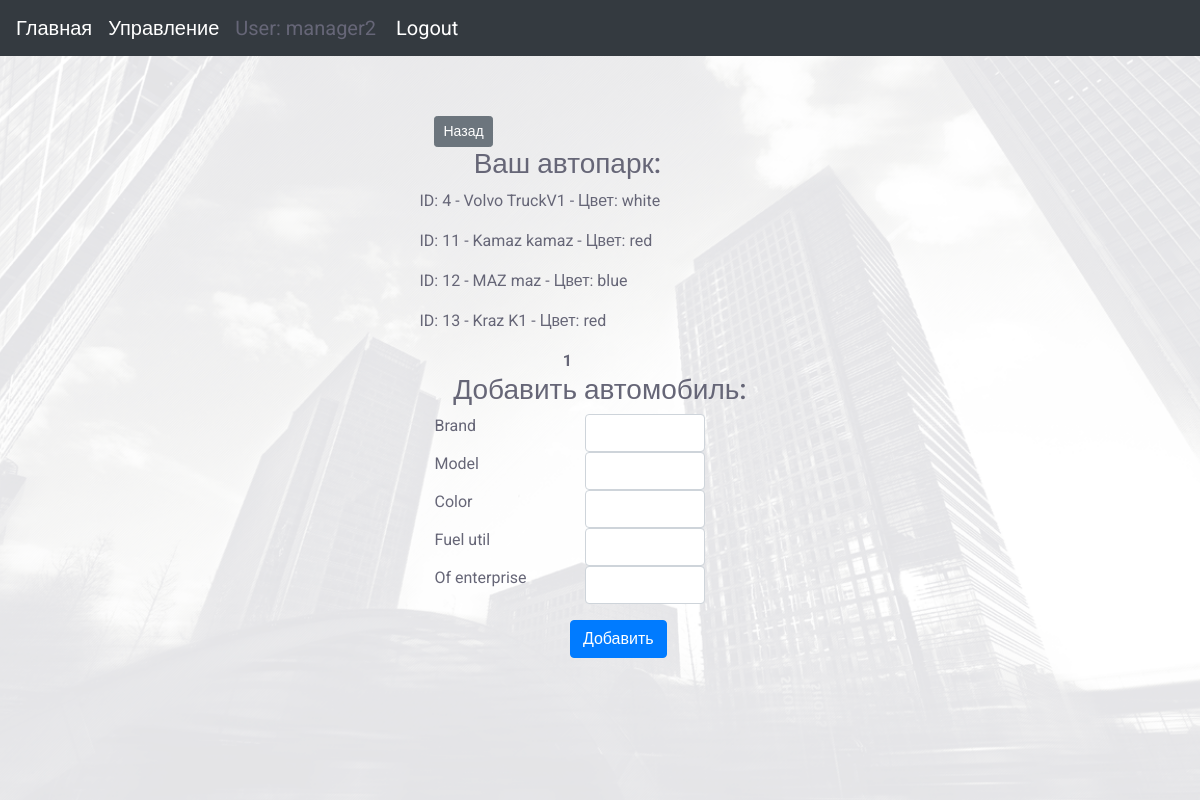
/api/cars/ (signed in), run on the app's committed database.
### carcompany_app/models.py (models this page shows, shortened)
class Car(models.Model):
    brand = models.CharField(max_length=32)
    model = models.CharField(max_length=32)
    color = models.CharField(max_length=16)
    fuel_util = models.CharField(max_length=5)
    date_assembly = models.DateField(auto_now_add=True)
    of_enterprise = models.ForeignKey('Enterprise', on_delete=models.SET_NULL, null=True)

### carcompany_app/api/views.py (the view, shortened to what this page needs)
class CarView(LoginRequiredMixin, ListCreateAPIView):
    serializer_class = CarSerializer
    pagination_class = LimitOffsetPagination
    renderer_classes = [TemplateHTMLRenderer]
    template_name = 'UIcars.html'
    def get_queryset(self):
        user_name = self.request.user.username
        list_car = Car.objects.all()
        if user_name != 'admin':
            enterprise = Enterprise.objects.get(manager__username__contains=user_name)
            list_car = Car.objects.filter(of_enterprise=enterprise)
        return list_car
    queryset = get_queryset
    def get(self, request):
        queryset = self.get_queryset()
        serializer = CarSerializer(queryset, many=True)
        paginator = Paginator(queryset, 8)
        page = request.GET.get('page')
        """
        if page is not None:
            serializer = CarSerializer(page, many=True) # сериализуем данные page
            result = self.get_paginated_response(serializer.data)
            return Response(locals())
        """
        try:
            cars = paginator.page(page)
        except PageNotAnInteger:
            cars = paginator.page(1)
        except EmptyPage:
            cars = paginator.page(paginator.num_pages)
        return Response({'result': cars})
    raise_exception = True

### templates/UIcars.html (shortened to what this page needs)
{% extends "base_generic.html" %}
{% block content %}
            <div class="general-container">
                    <div class="col-md-12 text-left">
                        <div class="col-md-10">
                            <div class="col-md-4">
                                <a href="/" class="btn btn-secondary btn-sm" role="button" aria-pressed="true"> Назад</a>
                            </div>
                            <div class="col-md-12 text-center">
                                <h3>Ваш автопарк:</h3>
                            </div>
                        </div>
                        {% for item in result %}
                            <div class="col-md-10">
                                <p>ID: {{ item.id }} - {{ item.brand }} {{ item.model }} - Цвет: {{ item.color }}  </p>
                            </div>
                        {% endfor %}
                        <div class="col-md-10 text-center">
                            {% for num in result.paginator.page_range %}
                                {% if num == result.number %}
                                    <span class="current"><b>{{ num }}</b></span>
                                {% else %}
                                    <a href="?page={{ num }}"> {{ num }}</a>
                                {% endif %}
                            {% endfor %}
                        </div>
                        <div class="col-md-12">
                           <div class="col-md-12 text-center">
                                <h3>Добавить автомобиль:</h3>
                           </div>
                           <div class="col-md-10">
                                <form  action="" method="post"  class="form-horizontal" novalidate="">{% csrf_token %}
                                  <fieldset>
                                        <div class="row">
                                            <div class="col-sm-6">
                                              Brand
                                            </div>
                                            <div class="col-sm-6 ">
                                                <input name="brand" class="form-control" type="text" value="">
                                            </div>
                                        </div>
                                        <div class="row">
                                            <div class="col-sm-6">
                                              Model
                                            </div>
                                            <div class="col-sm-6 ">
                                                <input name="model" class="form-control" type="text" value="">
                                            </div>
                                        </div>
                                        <div class="row">
                                            <div class="col-sm-6">
                                              Color
                                            </div>
                                            <div class="col-sm-6 ">
                                                <input name="color" class="form-control" type="text" value="">
                                            </div>
                                        </div>
                                        <div class="row">
                                            <label class="col-sm-6">
                                              Fuel util
                                            </label>
                                            <div class="col-sm-6 ">
                                                <input name="fuel_util" class="form-control" type="text" value="">
                                            </div>
                                        </div>
                                        <div class="row">
                                            <div class="col-sm-6">
                                                Of enterprise
                                            </div>
                                            <div class="col-sm-6 ">
                                                <input name="of_enterprise" class="form-control" type="text" value="">
                                            </div>
                                        </div>
                                        <div class="row offset-6">
                                            <button class="btn btn-primary js-tooltip" title="" data-original-title="">Добавить</button>
                                        </div>
                                  </fieldset>
                                </form>
                           </div>
                        </div>
                    </div>
            </div>
{% endblock %}

### templates/base_generic.html (shortened to what this page needs)
<!DOCTYPE html>
<html lang="en">
    <head>
        <link rel="stylesheet" href="https://maxcdn.bootstrapcdn.com/bootstrap/4.0.0/css/bootstrap.min.css">
        <link rel="stylesheet" type="text/css" href="/static/css/styles.css">
    </head>
    {% load rest_framework %}
    <body>
        <div class="general-container ">
                            <nav class="navbar navbar-expand-sm bg-dark navbar-dark">
                                 <a class="navbar-brand" href="/">Главная</a>
                                 <div class="collapse navbar-collapse" id="collapsibleNavbar">
                                    <ul class="navbar-nav">
                                       <li class="nav-item">
                                          <a class="navbar-brand" href="/admin/">Управление</a>
                                       </li>
                                       <li class="nav-item ">
                                            {% if user.is_authenticated %}
                                                <a class="navbar-brand"> User: {{ user.get_username }} </a>
                                                <a class="navbar-brand" href="{% url 'logout'%}?next={{request.path}}">Logout</a>
                                            {% else %}
                                                <a class="navbar-brand" href="{% url 'login'%}?next={{request.path}}">Login</a>
                                            {% endif %}
                                       </li>
                                    </ul>
                                 </div>
                              </nav>
                            <div class="container">
                                <div class="row justify-content-center">
                                        {% block content %}{% endblock %}
                                </div>
                            </div>
        </div>
    </body>
</html>

### carcompany_app/static/css/styles.css (style rules this page uses)
html, body { width: auto; margin:0; padding:0; height: 100%; }
.general-container { min-height: 100%; background-image: url('../images/bg3.png'); background-attachment: fixed; background-size: cover; background-position: center; font-family: 'roboto', sans-serif; color: #667; }
.container { min-height: 100%; padding-top: 60px; }

### data on the page
Car: id "4", brand "Volvo", model "TruckV1", color "white"
Car: id "11", brand "Kamaz", model "kamaz", color "red"
Car: id "12", brand "MAZ", model "maz", color "blue"
Car: id "13", brand "Kraz", model "K1", color "red"

### other printed values
{{ user.get_username }} "manager2"
{{ num }} "1"
